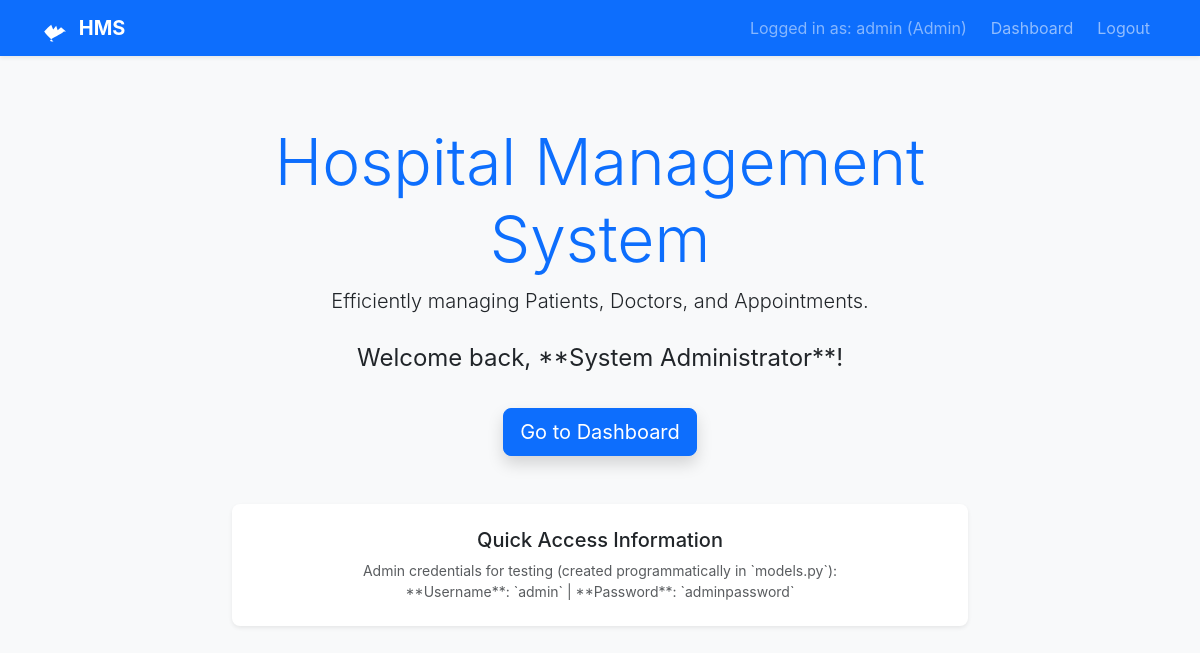
The page / (signed in) on the database its author committed.
### tables this page shows
CREATE TABLE users(
            id INTEGER PRIMARY KEY AUTOINCREMENT,
            username TEXT NOT NULL UNIQUE,
            password_hash TEXT NOT NULL,
            role TEXT NOT NULL, -- 'Admin', 'Doctor', 'Patient'
            name TEXT,
            contact_info TEXT,
            is_active BOOLEAN DEFAULT 1
        );

### app.py (the view)
@app.route('/')
def index():
    return render_template('index.html', title='Welcome to HMS')

### app.py (called while the page is built)
@app.before_request
def load_logged_in_user():
    user_id = session.get('user_id')
    if user_id is None:
        g.user = None
    else:
        conn = get_db_connection()
        g.user = conn.execute("SELECT * FROM users WHERE id = ?", (user_id,)).fetchone()
        conn.close()

### models.py (called while the page is built)
def get_db_connection():
    conn = sqlite3.connect(DATABASE)
    conn.row_factory = sqlite3.Row # Allows accessing columns by name
    return conn

### templates/index.html (shortened to what this page needs)
{% extends "base.html" %}
{% block content %}
<div class="row mt-5">
    <div class="col-lg-8 mx-auto text-center">
        <h1 class="display-3 text-primary">Hospital Management System</h1>
        <p class="lead mb-4">Efficiently managing Patients, Doctors, and Appointments.</p>
        {% if g.user %}
            <p class="fs-4">Welcome back, **{{ g.user['name'] }}**!</p>
            <a href="{{ url_for('dashboard') }}" class="btn btn-primary btn-lg mt-3 shadow">Go to Dashboard</a>
        {% endif %}
        <div class="mt-5 p-4 bg-white rounded-3 shadow-sm">
            <h2 class="h5">Quick Access Information</h2>
            <p class="text-muted small mb-0">
                Admin credentials for testing (created programmatically in `models.py`):<br>
                **Username**: `admin` | **Password**: `adminpassword`
            </p>
        </div>
    </div>
</div>
{% endblock %}

### templates/base.html (shortened to what this page needs)
<!DOCTYPE html>
<html lang="en">
<head>
    <link href="https://cdn.jsdelivr.net/npm/bootstrap@5.3.3/dist/css/bootstrap.min.css" rel="stylesheet">
</head>
<body>
    <nav class="navbar navbar-expand-lg navbar-dark bg-primary shadow-sm">
        <div class="container">
            <a class="navbar-brand" href="{{ url_for('index') }}">
                <svg xmlns="http://www.w3.org/2000/svg" width="24" height="24" fill="currentColor" class="bi bi-heart-pulse-fill me-2" viewBox="0 0 16 16">
                    <path d="M1.475 9C2.702 10.849 4.779 12.878 7.64 15.654.569 15.654 13.331 10.849 14.524 9H16L12.7 6.136 10.457 8.24l-.999-3.136L7.44 7.668 6.137 4.546 4 6.31 1.475 9Z"/>
                </svg>
                HMS
            </a>
            <div class="collapse navbar-collapse" id="navbarNav">
                <ul class="navbar-nav ms-auto">
                    {% if g.user %}
                    <li class="nav-item">
                        <span class="nav-link disabled text-white-50">Logged in as: {{ g.user['username'] }} ({{ g.user['role'] }})</span>
                    </li>
                    <li class="nav-item">
                        <a class="nav-link btn btn-sm btn-outline-light ms-2" href="{{ url_for('dashboard') }}">Dashboard</a>
                    </li>
                    <li class="nav-item">
                        <a class="nav-link btn btn-sm btn-light ms-2" href="{{ url_for('logout') }}">Logout</a>
                    </li>
                    {% endif %}
                </ul>
            </div>
        </div>
    </nav>
    <div class="container container-main">
        {% block content %}{% endblock %}
    </div>
</body>
</html>

### templates/base.html (style rules this page uses)
body { font-family: 'Inter', sans-serif; background-color: #f8f9fa; }
.navbar-brand { font-weight: 700; }
.container-main { padding-top: 20px; padding-bottom: 50px; }

### rows shown on the page
users: user.username "admin", user.role "Admin", user.name "System Administrator"
